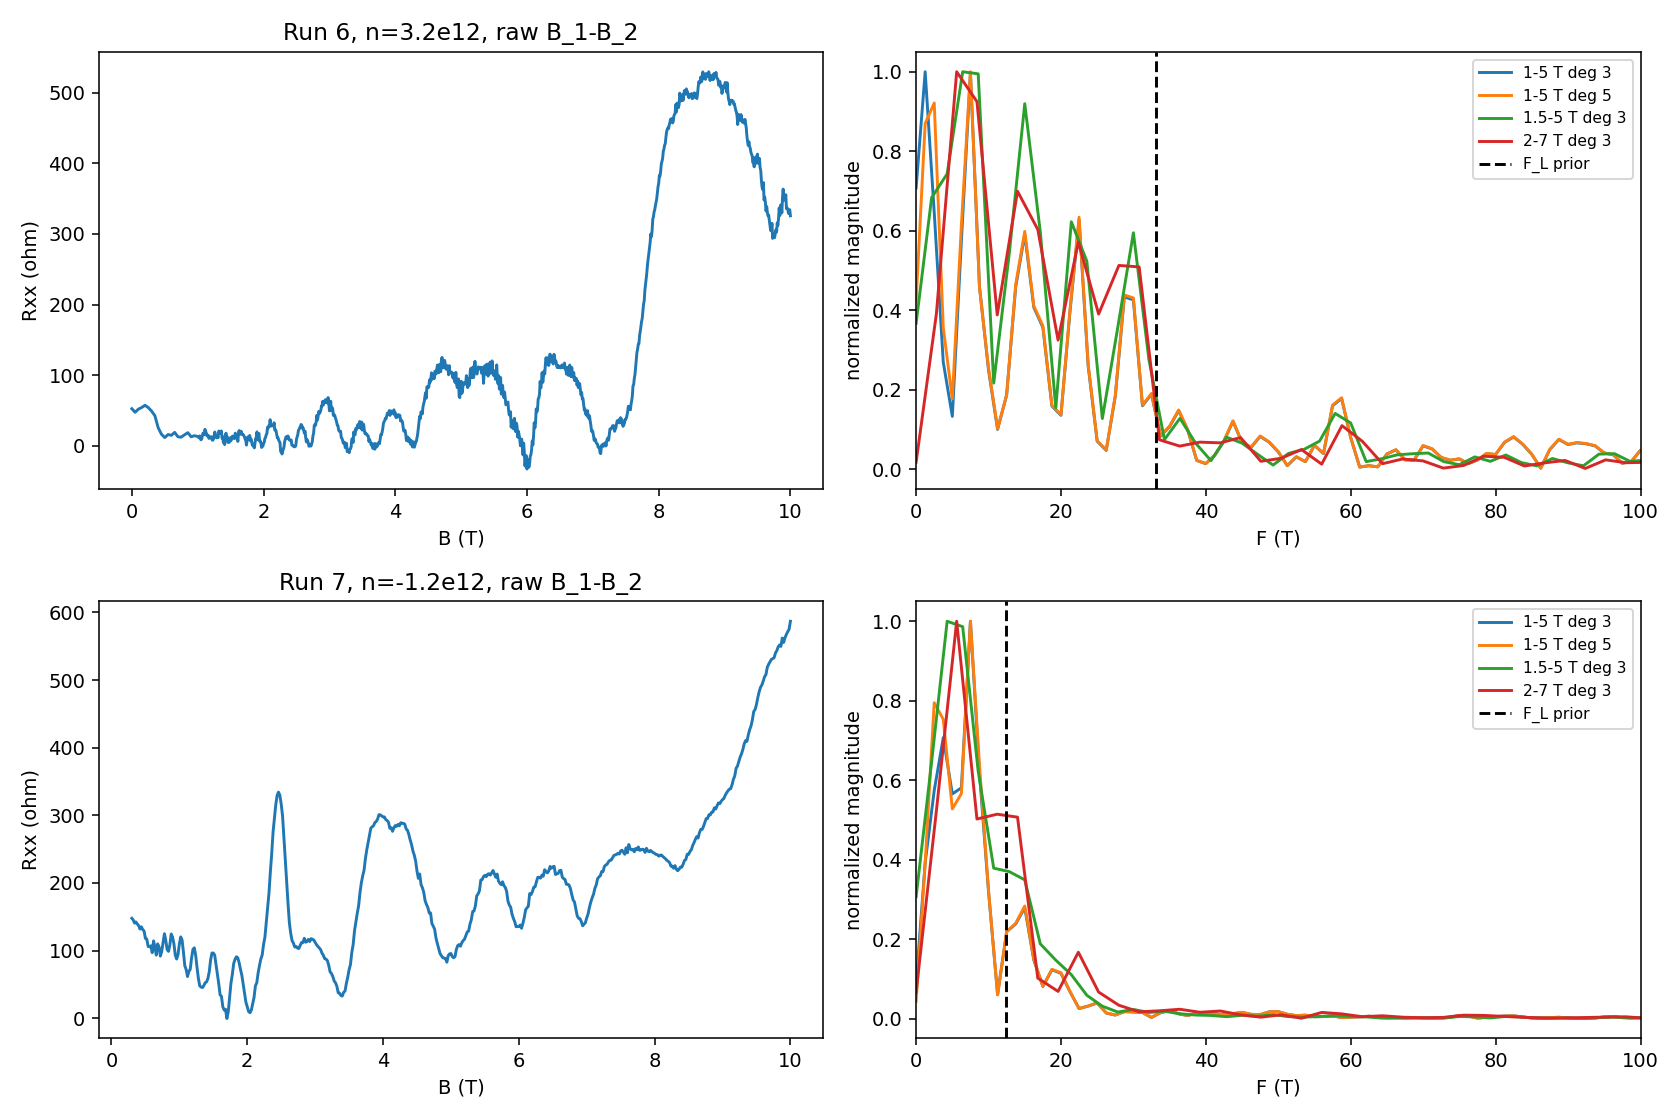

The Python source for this figure:
from pathlib import Path
import sys, json, warnings
import numpy as np
import matplotlib.pyplot as plt
from scipy.signal import find_peaks
from scipy.constants import h,e
from hera.analysis import open_run, plot_raw, sdh_fft, sdh_onset
sys.path.insert(0,str(Path.home()/'measurement_env/hera/models/tetralayer_fs_count'))
from fs_count_b0 import abab_fs
fig, axs=plt.subplots(2,2,figsize=(12,8))
for row,(i,n) in enumerate([(6,3.2),(7,-1.2)]):
 r=open_run(f'data/{i}'); B=r.col('magnet_field'); R=r.col('sr1_X')/(r.col('sr0_X')/-1e6)
 axs[row,0].plot(B,R); axs[row,0].set(xlabel='B (T)',ylabel='Rxx (ohm)',title=f'Run {i}, n={n}e12, raw B_1-B_2')
 for lo,hi,deg in [(1,5,3),(1,5,5),(1.5,5,3),(2,7,3)]:
  f,S=sdh_fft(R[:,None],B,b_range=(lo,hi),nfft=4096,bg_degree=deg,log=False)
  inds,_=find_peaks(S[0],prominence=S.max()*.025); inds=sorted(inds,key=lambda k:S[0,k],reverse=True)[:9]
  print('FFT',i,(lo,hi,deg),[(round(f[k],2),round(S[0,k]/S.max(),3)) for k in inds if f[k]<150])
  axs[row,1].plot(f,S[0]/S.max(),label=f'{lo}-{hi} T deg {deg}')
 axs[row,1].axvline(h/(4*e)*abs(n)*1e16,c='k',ls='--',label='F_L prior')
 axs[row,1].set(xlim=(0,100),xlabel='F (T)',ylabel='normalized magnitude'); axs[row,1].legend(fontsize=8)
 o=sdh_onset(R,B,b_lo=.3,b_hi=5 if i==6 else 4,bg_degree=5,r_full_scale=5000)
 print('ONSET',i,o.onset_b,[(round(t.freq,3),round(t.onset_b,3),t.censored,t.marginal) for t in o.tones])
for n in [2.4,2.6,2.8,3.0,3.2,-1.2]:
 print('MODEL',n,[round(p[0],4) for p in abab_fs(n*1e16)[1]])
fig.tight_layout(); fig.savefig('hera_scratch/spot_fan_design.png',dpi=140)
plt.show()
